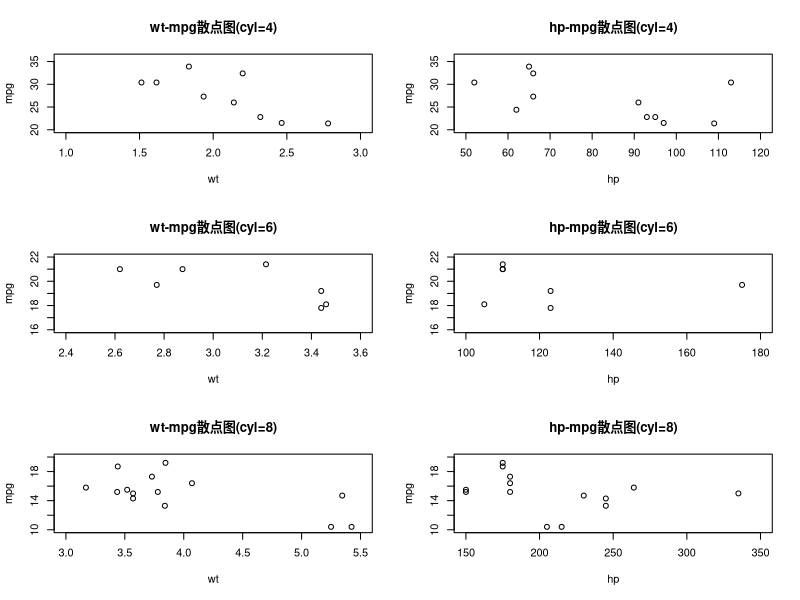
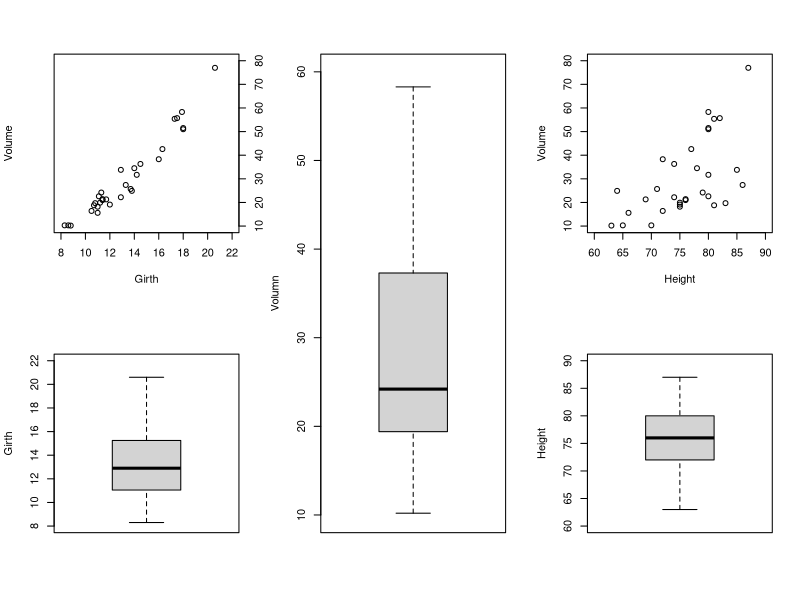
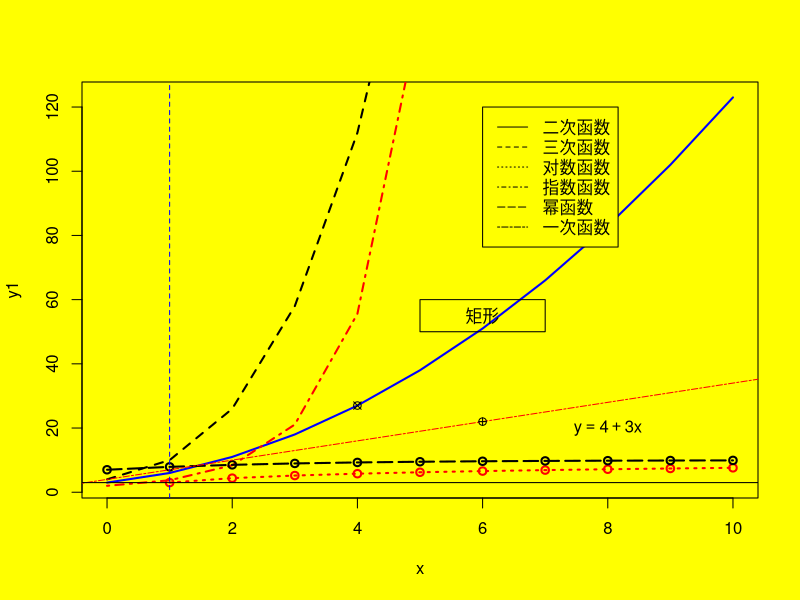

The R source for these figures, in order:
# 1.利用mtcars数据集，使用图形参数的方法作一个包含3行2列的面板图，要求第一列包含
# 4，6，8缸汽车的mpg~wt 的散点图，第二列包含包含4，6，8缸汽车的mpg~hp 的散点图,
# 并对子图形的坐标轴范围、标签、边距等进行设置。
setwd("C:/github_repos/R-Learning/xxy")
pdf(file="6-1.pdf",family="GB1")
dat=data('mtcars')
attach(mtcars)
par(mfrow=c(3,2))
newdata1=mtcars[mtcars$cyl=="4",]
newdata2=mtcars[mtcars$cyl=="6",]
newdata3=mtcars[mtcars$cyl=="8",]
plot(newdata1$wt,newdata1$mpg,xlab='wt',ylab='mpg',main='wt-mpg散点图(cyl=4)',xlim=c(1,3),ylim=c(20,36),)
plot(newdata1$hp,newdata1$mpg,xlab='hp',ylab='mpg',main='hp-mpg散点图(cyl=4)',xlim=c(50,120),ylim=c(20,36))
plot(newdata2$wt,newdata2$mpg,xlab='wt',ylab='mpg',main='wt-mpg散点图(cyl=6)',xlim=c(2.4,3.6),ylim=c(16,22)) 
plot(newdata2$hp,newdata2$mpg,xlab='hp',ylab='mpg',main='hp-mpg散点图(cyl=6)',xlim=c(100,180),ylim=c(16,22)) 
plot(newdata3$wt,newdata3$mpg,xlab='wt',ylab='mpg',main='wt-mpg散点图(cyl=8)',xlim=c(3,5.5),ylim=c(10,20)) 
plot(newdata3$hp,newdata3$mpg,xlab='hp',ylab='mpg',main='hp-mpg散点图(cyl=8)',xlim=c(150,350),ylim=c(10,20)) 
dev.off()
# 2.利用trees 数据集，使用 layout 函数，完成面板图，要求：
# 作 Volume~Girth 的散点图，要求y轴在右边，在图像下方给出Girth的箱线图
# 作 Volume~Height 的散点图，要求y轴在左边，在图像下方给出Height的箱线图
# 在两个散点图中间给出 Volume 的箱线图.
# 对子图形的坐标轴范围、标签、边距等进行设置
pdf(file="6-2.pdf",family="GB1")
data('trees')
attach(trees)
layout(matrix(c(1,2,3,3,4,5),nrow=2))
plot(Girth,Volume,xlab='Girth',ylab='Volume',yaxt='n',xlim=c(8,22),ylim=c(10,80))
axis(side=4)##绘制右侧坐标轴
boxplot(Girth,ylab='Girth',ylim=c(8,22))
boxplot(Volume,ylab='Volumn',ylim=c(10,60))
plot(Height,Volume,xlab='Height',ylab='Volume',,xlim=c(60,90),ylim=c(10,80))
boxplot(Height,ylab='Height',ylim=c(60,90))
dev.off()

# 3.在同一个图形中画出以下函数的曲线：
# y=x^2+2*x+3
# y=x^3+2*x^2+3*x+4
# y=3+2*ln(x)
# y=1+exp(x)
# y=10-3*0.7^x
# y=3*x+4(使用abline)
# y=3(使用abline)
# x=1(使用abline)
# 要求设置为不同的线型和颜色
# 添加曲线的图例(二次曲线，三次曲线，对数曲线等)
# 在图形中添加 两个点， 一条线段，一个矩形，一个说明文字
# 把整个图形的背景设置为黄色
pdf(file="6-3.pdf",family="GB1")
par(bg="yellow",mfrow=c(1,1)) 
x=0:10
y1=x^2+2*x+3
y2=x^3+2*x^2+3*x+4
y3=3+2*log(x)
y4=1+exp(x)
y5=10-3*0.7^x
plot(x,y1,type='l',col='blue',lwd=2,lty=1)
lines(x,y2,type='l',col='black',lwd=2,lty=2)
lines(x,y3,type='o',col='red',lwd=2,lty=3)
lines(x,y4,type='l',col='red',lwd=2,lty=4)
lines(x,y5,type='o',col='black',lwd=2,lty=5)
abline(4,3,col='red',lty=6)
abline(h=3,col="black",lty=7)
abline(v=1,col="blue",lty=8)
points(6,22,pch=10)
points(4,27,pch=13)
rect(5, 50, 7,60) #添加矩形
text(6, 55, '矩形') ##添加文字
text(8, 20, expression(y == 4 + 3*x)) ##添加表达式
legend(6,120,lty=c(1,2,3,4,5,6,7,8),legend=c('二次函数','三次函数','对数函数','指数函数','幂函数','一次函数'))
dev.off()
